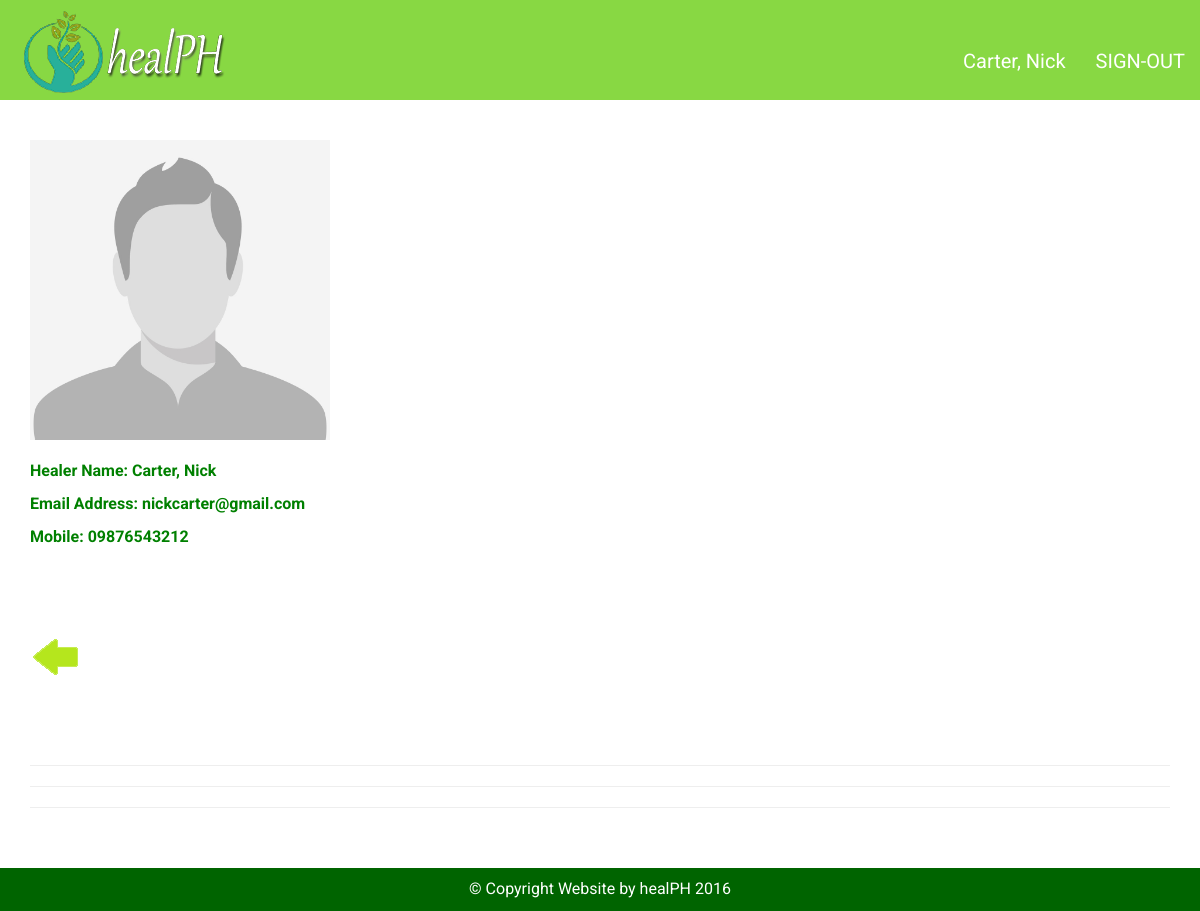
Page /profile.php?accountid=6 (signed in) on the committed database.
### tables this page shows
CREATE TABLE IF NOT EXISTS `client` (
  `CLIENT_ID` int(11) NOT NULL AUTO_INCREMENT,
  `ACCT_ID` int(11) NOT NULL,
  `FIRSTNAME` varchar(30) NOT NULL,
  `LASTNAME` varchar(30) NOT NULL,
  `ADDRESS` varchar(60) NOT NULL,
  `EMAIL_ADDRESS` varchar(30) NOT NULL,
  `MOBILE` varchar(15) NOT NULL,
  PRIMARY KEY (`CLIENT_ID`)
);

### profile.php (the view, shortened to what this page needs)
<?php
		require 'queries/connection.php';
		if(isset($_GET['accountid'])) {
				$accountid = $_GET['accountid'];
				$sql = "SELECT A.ACCT_ID, A.TYPE, C.ACCT_ID, C.CLIENT_ID, C.LASTNAME, C.FIRSTNAME, C.EMAIL_ADDRESS, C.MOBILE FROM account AS A inner join client AS C ON A.ACCT_ID = C.ACCT_ID WHERE C.ACCT_ID = '$accountid'";
				$retrieve = $conn->query($sql)->fetchAll();
				if($retrieve) {
						foreach($retrieve as $row) {
								$name = $row['LASTNAME']. ", " .$row['FIRSTNAME'];
								$emailadd = $row['EMAIL_ADDRESS'];
								$mobile = $row['MOBILE'];
						}
				}
				else {
						header('Location: promotion.php');
				}
		}
		else {
				header('Location: promotion.php');
		}
		$client_notif_count = "";
?>
		<!DOCTYPE html>
		<html lang="en">
		<head>
				<link href="assets/css/main.css" rel="stylesheet" />
		</head>
		<body>
				<div class="container bgMenu">
						<nav class="navbar1 navbar-inverse1 navbar-fixed-top  wow bounceInUp">
								<div class="row">
										<div class="col-md-3 col-sm-3">
												<a href="promotion.php" class="navbar-brand"><img class="img-responsive wow slideInLeft" src="assets/images/logo.png" /></a>
										</div>
										<div class="col-md-9 col-sm-9">
														<div class="topUser">
																<ul class="nav navbar-nav">
																		<li>
																				<a href="profile.php?accountid=<?php echo $_SESSION['USERID']; ?>">
																						<?php echo $_SESSION['NAME']; ?> <span class="badge badge-notify"><?php echo $client_notif_count; ?></span> </a>
																		</li>
																		<li> <a href="queries/signout.php">SIGN-OUT</a> </li>
																</ul>
														</div>
										</div>
								</div>
						</nav>
				</div>
				<section class="healerPage">
						<div class="container">
								<div class="row">
										<div class="col-md-8 col-sm-8 col-md-push-4 col-sm-4">
										</div>
										<div class="col-md-4 col-sm-4 col-md-pull-8 col-sm-8"> <img class="img-responsive wow fadeInUpBig" src="images/client/face.jpg" style="width: 300px; height: 300px;" />
												<p class="wow fadeInUpBig">Healer Name:
														<?php echo $name; ?>
												</p>
												<p class="wow fadeInUpBig">Email Address:
														<?php echo $emailadd; ?>
												</p>
												<p class="wow fadeInUpBig">Mobile:
														<?php echo $mobile; ?>
												</p>
												<p class="wow fadeInUpBig">
													<a href="editprofile.php?accountid=<?php echo $accountid; ?>">Edit Profile</a>
												</p>
												<div class="back hvr-grow">
														<a href="promotion.php"> <img src="assets/images/back.png"></a>
												</div>
										</div>
								</div>
						</div>
				</section>
				<section class="comments">
						<div class="container">
								<div class="row">
										<div class="col-md-12 col-sm-12">
												<h1 class="wow fadeInDown"><hr /><hr /><hr /></h1>
										</div>
								</div>
						</div>
				</section>
				<?php include "footer.php"; ?>
		</body>
		</html>

### rows in the picture
client: name "Carter, Nick", EMAIL_ADDRESS "nickcarter@gmail.com", MOBILE "09876543212"

### other values in the picture
$_SESSION['NAME'] "Carter, Nick"
